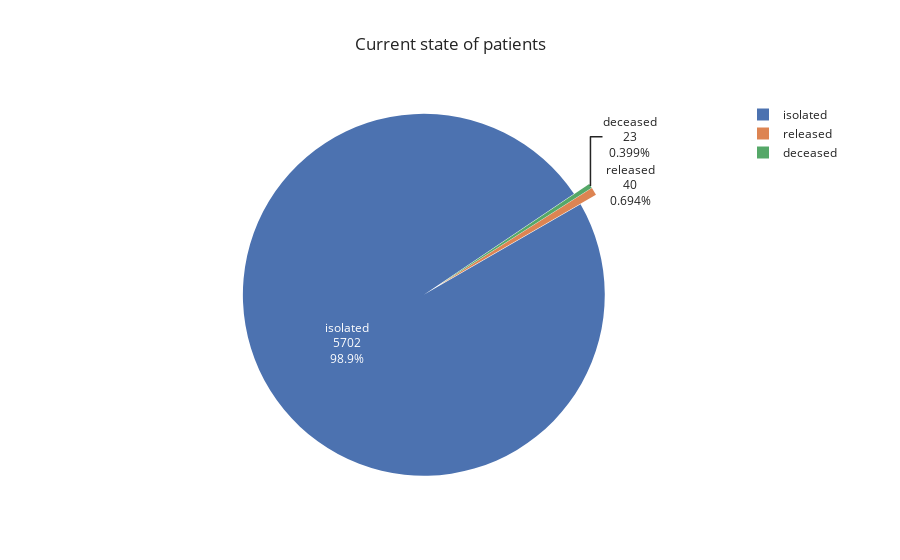

This figure's notebook cell:
### Code cell
states = pd.DataFrame(df_patient["state"].value_counts())
states["status"] = states.index
states.rename(columns={"state": "count"}, inplace=True)
#sns.set(style="darkgrid")


fig = px.pie(states,
             values="count",
             names="status",
             title="Current state of patients",
             template="seaborn")
fig.update_traces(rotation=60, pull=0.05, textinfo="value+percent+label")
fig.show()

### Figure 1 — Plotly figure (JSON) as saved in the notebook; plotly's stock layout.template omitted (floating-point values rounded to 4 significant figures)
{"data": [{"domain": {"x": [0, 1], "y": [0, 1]}, "hoverlabel": {"namelength": 0}, "hovertemplate": "status=%{label}<br>count=%{value}", "labels": ["isolated", "released", "deceased"], "legendgroup": "", "name": "", "pull": 0.05, "rotation": 60, "showlegend": true, "textinfo": "value+percent+label", "type": "pie", "values": [5702, 40, 23]}], "layout": {"legend": {"tracegroupgap": 0}, "title": {"text": "Current state of patients"}}}
